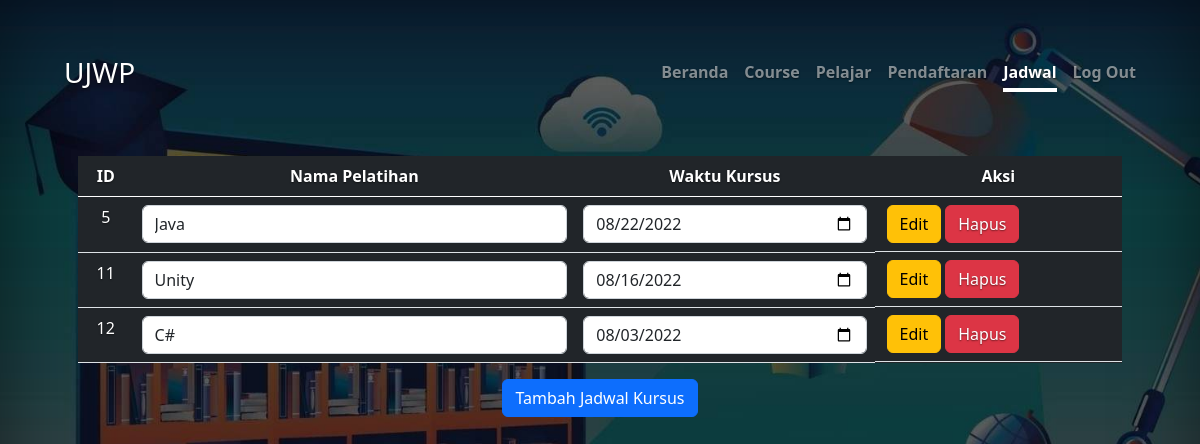
Page /tjadwal.php (signed in) on the committed database.
### tables this page shows
CREATE TABLE `jadwal` (
  `id_jadwal` int(5) NOT NULL,
  `id_kursus` int(5) NOT NULL,
  `waktu_kursus` date NOT NULL
);

CREATE TABLE `course` (
  `id_kursus` int(5) NOT NULL,
  `nm_kursus` varchar(50) NOT NULL,
  `ket_kursus` text NOT NULL,
  `lama_kursus` int(40) NOT NULL
);

### tjadwal.php (the view, shortened to what this page needs)
<?php
include "koneksi.php";
?>
<!doctype html>
<html lang="en" class="h-100">
<head>
  <link href="https://cdn.jsdelivr.net/npm/bootstrap@5.0.2/dist/css/bootstrap.min.css" rel="stylesheet">
  <link href="./dist/css/bootstrap.min.css" rel="stylesheet">
  <link href="style.css" rel="stylesheet">
</head>
<body class="h-100 text-center bg-anime">
  <div class="d-flex w-100 h-100 p-3 mx-auto flex-column">
    <header class="px-5">
      <div class="text-white">
        <h3 class="float-md-start mb-0">UJWP</h3>
        <nav class="nav nav-masthead justify-content-center float-md-end">
          <a class="nav-link fw-bold py-1 px-0" href="dashboard.php">Beranda</a>
          <a class="nav-link fw-bold py-1 px-0" href="tcourse.php">Course</a>
          <a class="nav-link fw-bold py-1 px-0" href="tpelajar.php">Pelajar</a>
          <a class="nav-link fw-bold py-1 px-0" href="tlaporan.php">Pendaftaran</a>
          <a class="nav-link fw-bold py-1 px-0 active" aria-current="page" href="tjadwal.php">Jadwal</a>
          <?php
          if (isset($_SESSION["role"]) == "admin") {
            echo '
                <a class="nav-link fw-bold py-1 px-0" href="logout.php">Log Out</a>
                ';
          }
          ?>
        </nav>
      </div>
    </header>
    <div class="container-lg mt-5 text-left text-white">
      <div class="row">
        <div class="px-5">
          <table class="table mt-3 text-white bg-dark">
            <thead>
              <tr>
                <th>ID</th>
                <th>Nama Pelatihan</th>
                <th>Waktu Kursus</th>
                <th>Aksi</th>
              </tr>
            </thead>
            <tbody>
              <?php
              $QUERY = mysqli_query($KONEKSI, "SELECT * FROM `jadwal` JOIN course ON jadwal.id_kursus=course.id_kursus");
              while ($DATA = mysqli_fetch_assoc($QUERY)) {
                echo '
                              <tr>
                                <form method="post">
                                  <td>' . $DATA['id_jadwal'] . '</td>
                                  <td><input type="text" name="NamaPelatihan" value="' . $DATA['nm_kursus'] . '" class="form-control"></td>
                                  <td><input type="date" name="WaktuPelatihan" value="' . $DATA['waktu_kursus'] . '" class="form-control"></td>
                                  <td class="d-flex">
                                      <input type="text" name="ID" value="' . $DATA["id_jadwal"] . '" hidden>
                                      <input type="submit" value="Edit" name="Edit" class="btn btn-warning mx-1">
                                      <a href="jadwal-config.php?Aksi=Hapus&id=' . $DATA['id_jadwal'] . '" class="btn btn-danger">Hapus</a>
                                  </td>
                                  </form>
                               </tr>
                              ';
              }
              ?>
            </tbody>
          </table>
        </div>
        <div>
          <button type="button" class="btn btn-primary" data-bs-toggle="modal" data-bs-target="#exampleModal">
            Tambah Jadwal Kursus
          </button>
        </div>
      </div>
    </div>
  </div>
</body>
</html>

### style.css (style rules this page uses)
body { text-shadow: 0 .05rem .1rem rgba(0, 0, 0, .5); box-shadow: inset 0 0 5rem rgba(0, 0, 0, .5); }
.nav-masthead .nav-link { color: rgba(255, 255, 255, .5); border-bottom: .25rem solid transparent; }
.nav-masthead .nav-link + .nav-link { margin-left: 1rem; }
.nav-masthead .active { color: #fff; border-bottom-color: #fff; }
html, body { height: 100%; }
body { display: flex; align-items: center; padding-top: 40px; padding-bottom: 40px; background-color: #f5f5f5; }
.bg-anime { background-image: url("background (2).jpg"); background-repeat: no-repeat; background-position: center; background-size: cover; }

### rows in the picture
jadwal: id_jadwal "5", NamaPelatihan "Java", WaktuPelatihan "08/22/2022"
jadwal: id_jadwal "11", NamaPelatihan "Unity", WaktuPelatihan "08/16/2022"
jadwal: id_jadwal "12", NamaPelatihan "C#", WaktuPelatihan "08/03/2022"
